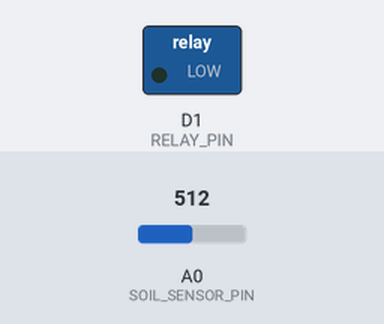
Bench run of a sketch on a simulated ESP8266 (NodeMCU). Parts: switched loads named in the sketch (green lamp = pin HIGH). The inputs (shaded band) are chosen by the test bench; at power-on: A0 (SOIL_SENSOR_PIN) = 512. What the sketch prints to the serial monitor is not drawn.

Above: at 2.2 s.
2.3 s: A0 (SOIL_SENSOR_PIN) set to 764
8.3 s: A0 (SOIL_SENSOR_PIN) set to 783
At 11.5 s:
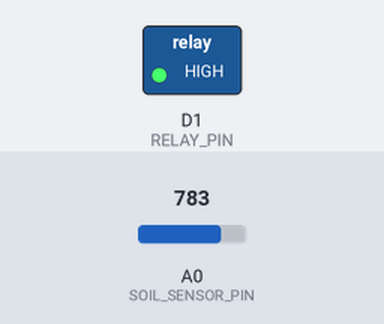
Timing chart, 0 to 13.0 s (numbered marks = the images above; inputs shaded):
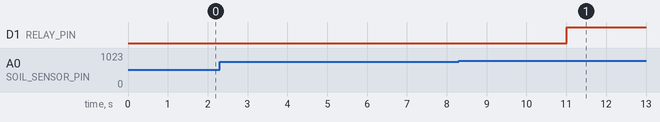

Measured:
- the behaviour switches between 772 and 773 on A0 (SOIL_SENSOR_PIN) (found by bisection; images 0 and 1)
- after the input at 2.3 s, every drawn part: stays the same
- after the input at 8.3 s, D1 (RELAY_PIN): LOW → HIGH after 2.7 s

The sketch:

smart-irrigation.ino
```cpp
// (licence header left out)
#include <Arduino.h>

// --- Configuration ---
const int SOIL_SENSOR_PIN = A0;   // Analog pin for soil moisture sensor
const int RELAY_PIN = D1;        // Digital pin for relay module (Pump control)

// --- Calibration Values (Adjust these based on your sensor) ---
const int DRY_THRESHOLD = 30;    // Moisture percentage below which pump turns ON
const int WET_THRESHOLD = 70;    // Moisture percentage above which pump turns OFF

// --- Global Variables ---
int soilMoistureRaw = 0;
int soilMoisturePercent = 0;

void setup() {
  // Initialize Serial communication
  Serial.begin(115200);
  delay(1000);

  // Set Pin Modes
  pinMode(RELAY_PIN, OUTPUT);
  digitalWrite(RELAY_PIN, LOW);  // Ensure pump is OFF at start

  Serial.println("------------------------------------");
  Serial.println("🌱 Smart Irrigation System Started!");
  Serial.println("------------------------------------");
}

void loop() {
  // 1. Read Soil Moisture (Analog)
  soilMoistureRaw = analogRead(SOIL_SENSOR_PIN);

  // 2. Convert to Percentage (0-1024 to 0-100%)
  // Note: Calibration values might need adjustment (Dry: ~1024, Wet: ~200)
  soilMoisturePercent = map(soilMoistureRaw, 1024, 200, 0, 100);
  soilMoisturePercent = constrain(soilMoisturePercent, 0, 100);

  // 3. Print Data to Serial Monitor
  Serial.print("Soil Moisture: ");
  Serial.print(soilMoisturePercent);
  Serial.println("%");

  // 4. Decision Logic (Automatic Irrigation)
  if (soilMoisturePercent < DRY_THRESHOLD) {
    Serial.println("⚠️ Soil is DRY! Turning Pump ON...");
    digitalWrite(RELAY_PIN, HIGH);  // Activate Relay
  }
  else if (soilMoisturePercent > WET_THRESHOLD) {
    Serial.println("✅ Soil is WET! Turning Pump OFF...");
    digitalWrite(RELAY_PIN, LOW);   // Deactivate Relay
  }

  // 5. Wait for 5 seconds before next reading
  delay(5000);
}
```
